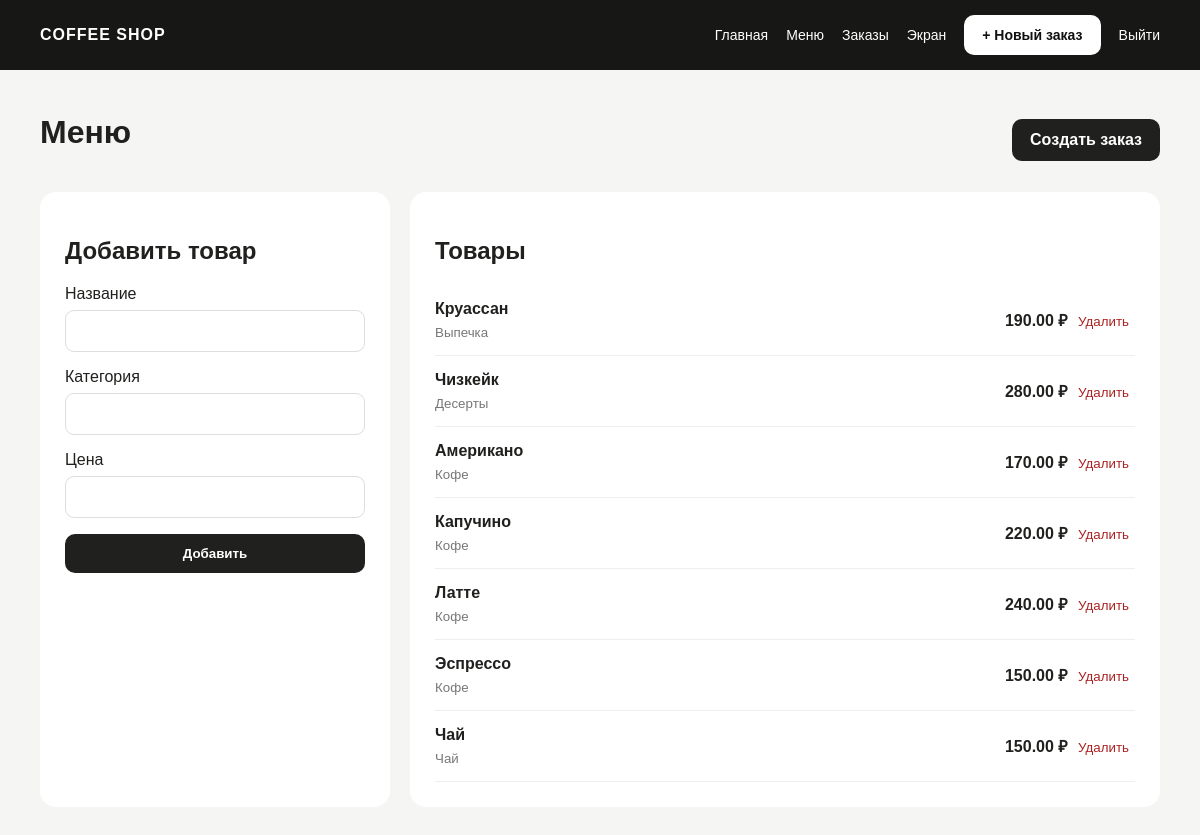
/menu (signed in), run on the app's committed database.
### tables this page shows
CREATE TABLE products (
        id INTEGER PRIMARY KEY AUTOINCREMENT,
        name TEXT NOT NULL,
        price REAL NOT NULL CHECK(price >= 0),
        category TEXT NOT NULL
    );

### app.py (the view)
@app.route("/menu")
@login_required
def menu():
    conn=get_db()
    products=conn.execute("SELECT * FROM products ORDER BY category,name").fetchall()
    conn.close()
    return render_template("menu.html", products=products)

### app.py (called while the page is built)
def get_db():
    conn = sqlite3.connect(DATABASE)
    conn.row_factory = sqlite3.Row
    return conn

def login_required(view):
    @wraps(view)
    def wrapped(*args, **kwargs):
        if "user_id" not in session:
            return redirect(url_for("login"))
        return view(*args, **kwargs)
    return wrapped

### templates/menu.html
{% extends "base.html" %}{% block content %}<div class="pagehead">
    <h1>Меню</h1><a class="button" href="/orders/new">Создать заказ</a>
</div>
<div class="columns">
    <section class="panel">
        <h2>Добавить товар</h2>
        <form method="post" action="/menu/add" class="form"><label>Название<input name="name"
                    required></label><label>Категория<input name="category" required></label><label>Цена<input
                    name="price" type="number" min="0" step=".01" required></label><button
                class="button">Добавить</button></form>
    </section>
    <section class="panel">
        <h2>Товары</h2>{% for p in products %}<div class="row">
            <div><b>{{p.name}}</b><small>{{p.category}}</small></div>
            <div><b>{{"%.2f"|format(p.price)}} ₽</b>
                <form method="post" action="/menu/delete/{{p.id}}" style="display:inline"><button
                        class="danger">Удалить</button></form>
            </div>
        </div>{% endfor %}
    </section>
</div>{% endblock %}

### templates/base.html (shortened to what this page needs)
<!doctype html>
<html lang="ru">
<head>
    <link rel="stylesheet" href="{{ url_for('static',filename='style.css') }}">
</head>
<body>
    <header>
        <div class="container head"><a class="logo" href="{{ url_for('index') }}">COFFEE SHOP</a>{% if
            session.get("user_id") %}<nav><a href="/">Главная</a><a href="/menu">Меню</a><a href="/orders">Заказы</a><a
                    href="/display">Экран</a><a class="button light" href="/orders/new">+ Новый заказ</a><a
                    href="/logout">Выйти</a></nav>{% endif %}</div>
    </header>
    <main class="container">{% block content %}{% endblock %}</main>
</body>
</html>

### static/style.css (style rules this page uses)
* { box-sizing: border-box }
body { margin: 0; font-family: Arial, sans-serif; background: #f5f5f3; color: #20201e }
.container { width: min(1120px, calc(100% - 32px)); margin: auto }
header { background: #171715; color: white }
.head { min-height: 70px; display: flex; align-items: center; justify-content: space-between }
.logo { font-weight: 800; letter-spacing: 1px; color: white }
nav { display: flex; gap: 18px; align-items: center; font-size: 14px }
a { color: inherit; text-decoration: none }
.button { display: inline-block; border: 0; border-radius: 10px; padding: 12px 18px; background: #20201e; color: white; font-weight: 700; cursor: pointer }
.light { background: white; color: #111 }
main { padding: 38px 0 70px }
.hero, .panel, .card, .auth { background: white; border-radius: 16px }
.hero h1, h1 { margin-top: 6px }
.card span, small { display: block; color: #777; margin-top: 7px }
.pagehead { display: flex; justify-content: space-between; align-items: center }
.columns { display: grid; grid-template-columns: 350px 1fr; gap: 20px }
.panel { padding: 25px; margin: 20px 0 }
.form, .panel label { display: flex; flex-direction: column; gap: 7px }
.form { gap: 16px }
input, select { padding: 11px; border: 1px solid #ddd; border-radius: 9px; font: inherit }
.row { display: flex; justify-content: space-between; align-items: center; padding: 15px 0; border-bottom: 1px solid #eee }
.danger { border: 0; background: none; color: #a22; cursor: pointer }

### data on the page
products: name "Круассан", category "Выпечка", price "190.00"
products: name "Чизкейк", category "Десерты", price "280.00"
products: name "Американо", category "Кофе", price "170.00"
products: name "Капучино", category "Кофе", price "220.00"
products: name "Латте", category "Кофе", price "240.00"
products: name "Эспрессо", category "Кофе", price "150.00"
products: name "Чай", category "Чай", price "150.00"
